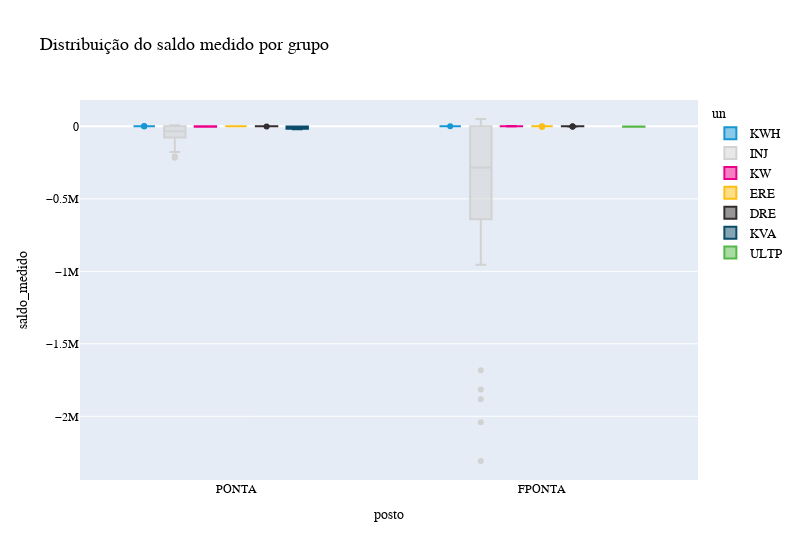

The notebook cell saved with this chart:
### Markdown cell above
Criando uma *feature* `saldo_medido` = `faturado` - `medido`

### Code cell
consumo_df['saldo_medido'] = consumo_df['faturado'] - consumo_df['medido']
# Plotando a distribuição
px.box(
	data_frame=consumo_df, 
	x='posto', 
	y='saldo_medido', 
	color='un',
	title='Distribuição do saldo medido por grupo', 
	width=800, 
	color_discrete_sequence=CATEGORICAL_GROUPS[consumo_df['un'].nunique()]
).update_layout(**LAYOUT_SPECS)

### Figure 1 — Plotly figure (JSON) as saved in the notebook; plotly's stock layout.template omitted (floating-point values rounded to 4 significant figures; data arrays with more than 128 entries replaced by an {"elided": "..."} marker saying what was removed)
{"data": [{"alignmentgroup": "True", "hovertemplate": "un=KWH<br>posto=%{x}<br>saldo_medido=%{y}<extra></extra>", "legendgroup": "KWH", "marker": {"color": "#1696d2"}, "name": "KWH", "notched": false, "offsetgroup": "KWH", "orientation": "v", "showlegend": true, "type": "box", "x": {"elided": "146 str values"}, "x0": " ", "xaxis": "x", "y": {"elided": "146 int values"}, "y0": " ", "yaxis": "y"}, {"alignmentgroup": "True", "hovertemplate": "un=INJ<br>posto=%{x}<br>saldo_medido=%{y}<extra></extra>", "legendgroup": "INJ", "marker": {"color": "#d2d2d2"}, "name": "INJ", "notched": false, "offsetgroup": "INJ", "orientation": "v", "showlegend": true, "type": "box", "x": ["PONTA", "FPONTA", "PONTA", "FPONTA", "PONTA", "FPONTA", "PONTA", "FPONTA", "PONTA", "FPONTA", "PONTA", "FPONTA", "PONTA", "FPONTA", "PONTA", "FPONTA", "PONTA", "FPONTA", "PONTA", "FPONTA", "PONTA", "FPONTA", "PONTA", "FPONTA", "PONTA", "FPONTA", "PONTA", "FPONTA", "PONTA", "FPONTA", "PONTA", "FPONTA", "PONTA", "FPONTA", "PONTA", "FPONTA", "PONTA", "FPONTA", "PONTA", "FPONTA", "PONTA", "FPONTA", "PONTA", "FPONTA", "PONTA", "FPONTA", "PONTA", "FPONTA", "PONTA", "FPONTA", "PONTA", "FPONTA", "PONTA", "FPONTA", "PONTA", "FPONTA", "PONTA", "FPONTA", "PONTA", "FPONTA", "PONTA", "FPONTA", "PONTA", "FPONTA"], "x0": " ", "xaxis": "x", "y": [1857.0, 16770.0, -91239, -955177, 6804.0, 50760.0, 2087.0, 16710.0, 2002.0, 18480.0, -85909, -858959, 2232.0, 18360.0, 1781.0, 17920.0, -26067, -253462, -19194, -209356, -9127.0, -95550, -67200, -384000, 0, 0, -92944, -584618, -48000, -320000, -32000, -80000, -34091, -314110, -36000, -436000, 0, 0, 0, 0, 0, 0, -18000, -60000, -58000, -622000, -61119, -658607, -56308, -501987, -50700, -591221, -216300.0, -2308000.0, -176800.0, -1815000.0, -175100.0, -1683000.0, -165600.0, -1882000.0, -206438, -2041498, 2000.0, 17750.0], "y0": " ", "yaxis": "y"}, {"alignmentgroup": "True", "hovertemplate": "un=KW<br>posto=%{x}<br>saldo_medido=%{y}<extra></extra>", "legendgroup": "KW", "marker": {"color": "#ec008b"}, "name": "KW", "notched": false, "offsetgroup": "KW", "orientation": "v", "showlegend": true, "type": "box", "x": ["PONTA", "FPONTA", "FPONTA", "PONTA", "FPONTA", "PONTA", "FPONTA", "PONTA", "FPONTA", "PONTA", "FPONTA", "FPONTA", "PONTA", "FPONTA", "PONTA", "FPONTA", "FPONTA", "FPONTA", "FPONTA", "FPONTA", "FPONTA", "FPONTA", "PONTA", "FPONTA", "FPONTA", "PONTA", "FPONTA", "FPONTA", "FPONTA", "FPONTA", "PONTA", "FPONTA", "FPONTA", "PONTA", "FPONTA", "FPONTA", "FPONTA", "FPONTA", "FPONTA", "PONTA", "FPONTA", "PONTA", "FPONTA", "FPONTA", "FPONTA", "FPONTA", "PONTA", "FPONTA", "FPONTA", "FPONTA", "PONTA", "FPONTA", "FPONTA", "FPONTA", "PONTA", "FPONTA", "PONTA", "FPONTA", "PONTA", "FPONTA", "PONTA", "FPONTA", "PONTA", "FPONTA", "FPONTA", "FPONTA", "FPONTA", "FPONTA", "PONTA", "FPONTA"], "x0": " ", "xaxis": "x", "y": [-36.74, 17.15, 2450, -132.4, 14.47, -72.08, 0, 0.05, 0, -36.24, 18.13, 2450, 1.08, 0, -37.56, 17.31, 2450, 30, 30, 30, 886, 883.2, -2592, 0, 2450, -2682.0, 0, 1000, 1000, 1000, 0, -1199.0, 1000, 0, -1196.0, 1000, 1000, 1000, 1000, 0, -1179.0, 0, -1000, 1000, 1000, 1000, -17.89, 978.2, 1000, 1000, 0, -1000, 1000, 1000, -3478.0, 11.9, -3481.0, 15.66, -3457.0, 20.42, -3461.0, 35.1, -3492.0, 5.96, 1000, 1000, 1000, 1000, 0.54, 0], "y0": " ", "yaxis": "y"}, {"alignmentgroup": "True", "hovertemplate": "un=ERE<br>posto=%{x}<br>saldo_medido=%{y}<extra></extra>", "legendgroup": "ERE", "marker": {"color": "#fdbf11"}, "name": "ERE", "notched": false, "offsetgroup": "ERE", "orientation": "v", "showlegend": true, "type": "box", "x": ["FPONTA", "PONTA", "FPONTA", "PONTA", "FPONTA", "PONTA", "PONTA", "FPONTA", "FPONTA", "PONTA", "PONTA", "FPONTA", "FPONTA", "PONTA", "FPONTA", "PONTA", "FPONTA", "FPONTA", "FPONTA", "FPONTA", "FPONTA", "FPONTA", "FPONTA", "PONTA", "FPONTA", "FPONTA", "FPONTA", "PONTA", "FPONTA", "PONTA", "FPONTA", "PONTA", "FPONTA", "FPONTA", "PONTA", "FPONTA"], "x0": " ", "xaxis": "x", "y": [0, 0, 0, 0, 0, 0, 0, 0, 0, 0, 0, 0, 0, 0, 0, 0, 0, 0, -3550, -1361, -314, 0, 0, 0, 0, -106, 0, 0, 0, 0, 0, 0, 0, 0, 0, 0], "y0": " ", "yaxis": "y"}, {"alignmentgroup": "True", "hovertemplate": "un=DRE<br>posto=%{x}<br>saldo_medido=%{y}<extra></extra>", "legendgroup": "DRE", "marker": {"color": "#332d2f"}, "name": "DRE", "notched": false, "offsetgroup": "DRE", "orientation": "v", "showlegend": true, "type": "box", "x": ["PONTA", "FPONTA", "PONTA", "FPONTA", "PONTA", "FPONTA", "PONTA", "FPONTA", "PONTA", "FPONTA", "PONTA", "FPONTA", "PONTA", "FPONTA", "FPONTA", "FPONTA", "FPONTA", "FPONTA", "FPONTA", "FPONTA", "PONTA", "FPONTA", "FPONTA", "FPONTA", "PONTA", "FPONTA", "PONTA", "FPONTA", "PONTA", "FPONTA", "PONTA", "FPONTA"], "x0": " ", "xaxis": "x", "y": [-32.6, -35.51, -125.9, -128.8, -70.57, -73.43, -40, -40.88, -32.43, -34.65, -40, -40.34, -33.87, -35.79, -14, -18.2, -1199.0, -1196.0, -1179.0, 0, -20.37, -22.77, 0, -0.08, -0.4, -0.42, -0.41, -0.43, -0.42, -0.43, -40, -41.92], "y0": " ", "yaxis": "y"}, {"alignmentgroup": "True", "hovertemplate": "un=KVA<br>posto=%{x}<br>saldo_medido=%{y}<extra></extra>", "legendgroup": "KVA", "marker": {"color": "#0a4c6a"}, "name": "KVA", "notched": false, "offsetgroup": "KVA", "orientation": "v", "showlegend": true, "type": "box", "x": ["PONTA", "PONTA", "PONTA", "PONTA", "PONTA", "PONTA", "PONTA", "PONTA", "PONTA"], "x0": " ", "xaxis": "x", "y": [-16974, -13776, -13448, -15662, -779, -861, -779, -902, -20418], "y0": " ", "yaxis": "y"}, {"alignmentgroup": "True", "hovertemplate": "un=ULTP<br>posto=%{x}<br>saldo_medido=%{y}<extra></extra>", "legendgroup": "ULTP", "marker": {"color": "#55b748"}, "name": "ULTP", "notched": false, "offsetgroup": "ULTP", "orientation": "v", "showlegend": true, "type": "box", "x": ["FPONTA", "FPONTA", "FPONTA", "FPONTA", "FPONTA"], "x0": " ", "xaxis": "x", "y": [-2450, -2450, -198.7, -196.4, -179.2], "y0": " ", "yaxis": "y"}], "layout": {"boxmode": "group", "hoverlabel": {"font": {"family": "Lato-Regular", "size": 14}}, "legend": {"font": {"color": "#000000", "family": "Lato-Regular", "size": 13}, "title": {"font": {"color": "#000000", "family": "Lato-Bold", "size": 14}, "text": "un"}, "tracegroupgap": 0}, "title": {"font": {"color": "#000000", "family": "Lato-Bold", "size": 18}, "text": "Distribuição do saldo medido por grupo"}, "width": 800, "xaxis": {"anchor": "y", "domain": [0, 1], "tickfont": {"color": "#000000", "family": "Lato-Regular", "size": 12}, "title": {"font": {"color": "#000000", "family": "Lato-Italic", "size": 14}, "text": "posto"}}, "yaxis": {"anchor": "x", "domain": [0, 1], "tickfont": {"color": "#000000", "family": "Lato-Regular", "size": 12}, "title": {"font": {"color": "#000000", "family": "Lato-Italic", "size": 14}, "text": "saldo_medido"}}}}
